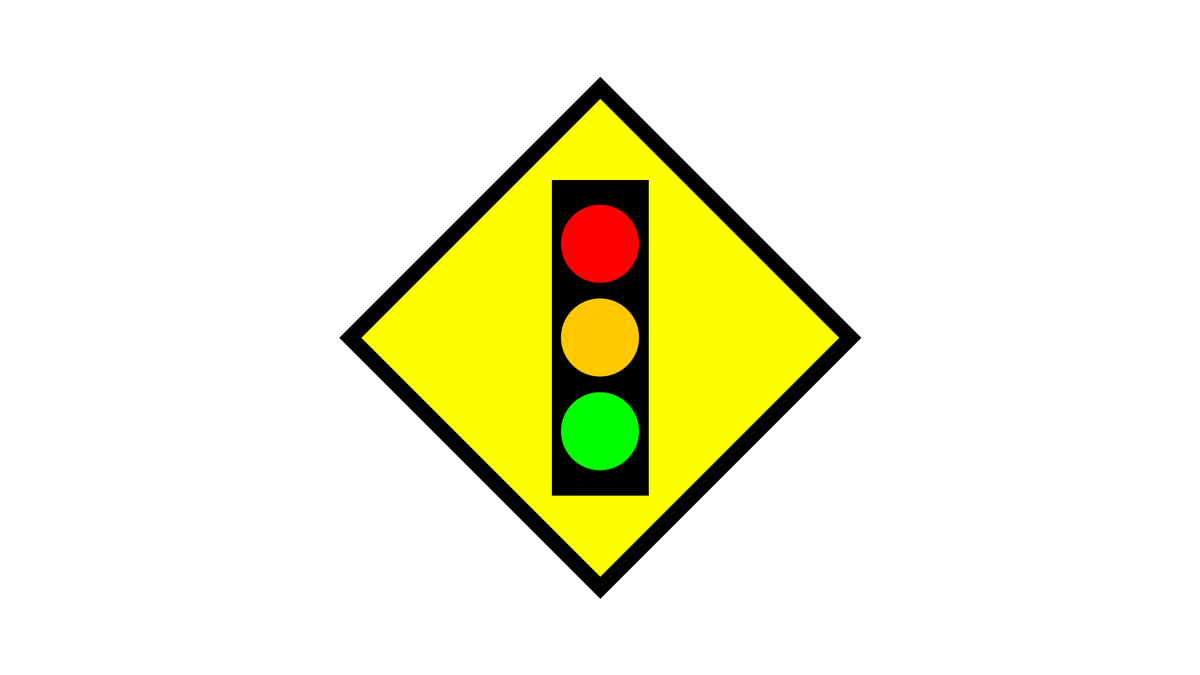
Frame 1 (no input)
Frame 60 (the mouse pressed at the canvas centre just before this capture): identical to frame 1, image omitted
Frame 120 (the mouse held since frame 60 and released just before this capture): identical to frame 1, image omitted

The Processing sketch that drew this single still picture (run headless with seeded random() and noise(); from frame 60 on, the mouse is pressed at the canvas centre):

// Processing sketch: Drawing_TrafficLight
// ── Drawing_TrafficLight.pde
/*Drawing_TrafficLight.pde
Author: Alexandros Lotsos
Summary: This is a sketch meant to apply what we've learned so far in week 1.
We are going to use basic shape and color statements to recreate a traffic light ahead roadsign as seen here:
https://i.ebayimg.com/images/g/BccAAOSwPcVV03U2/s-l300.jpg
*/

void setup(){
  size(1920, 1080);
  background(255); //white background for contrast
  
  //quad for background
  stroke(0);
  strokeWeight(25);
  fill(255, 255, 0);
  quad(960, 140, 1360, 540, 960, 940, 560, 540); //with 960,540 as reference
  
  //background of traffic light
  rectMode(CENTER);
  fill(0);
  strokeWeight(5);
  rect(960, 540, 150, 500);
  
  //the three ellipses of the traffic lights
  noStroke();
  fill(255, 200, 0); //orange fill
  ellipse(960, 540, 125, 125);
  fill(0, 255, 0); //green fill
  ellipse(960, 690, 125, 125); 
  fill(255, 0, 0);
  ellipse(960, 390, 125, 125);
  
  
}

void draw(){
}
